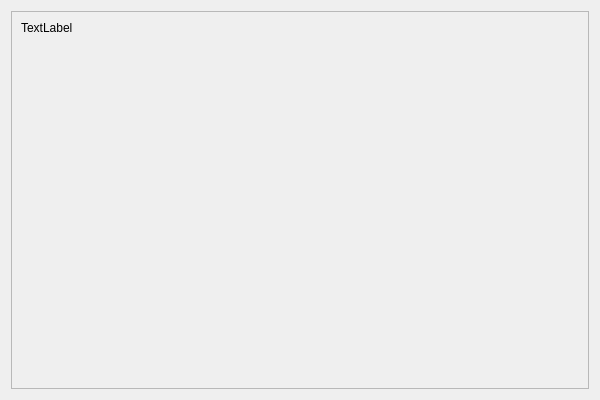
<?xml version="1.0" encoding="UTF-8"?>
<ui version="4.0">
 <class>DocumentationDialog</class>
 <widget class="QDialog" name="DocumentationDialog">
  <property name="geometry">
   <rect>
    <x>0</x>
    <y>0</y>
    <width>600</width>
    <height>400</height>
   </rect>
  </property>
  <property name="windowTitle">
   <string>Documentation</string>
  </property>
  <layout class="QVBoxLayout" name="verticalLayout">
   <item>
    <widget class="QScrollArea" name="scrollArea">
     <property name="widgetResizable">
      <bool>true</bool>
     </property>
     <widget class="QWidget" name="scrollAreaWidgetContents">
      <property name="geometry">
       <rect>
        <x>0</x>
        <y>0</y>
        <width>576</width>
        <height>376</height>
       </rect>
      </property>
      <layout class="QVBoxLayout" name="verticalLayout_2">
       <item>
        <widget class="QLabel" name="labelDocumentation">
         <property name="text">
          <string>TextLabel</string>
         </property>
         <property name="alignment">
          <set>Qt::AlignLeading|Qt::AlignLeft|Qt::AlignTop</set>
         </property>
         <property name="wordWrap">
          <bool>true</bool>
         </property>
        </widget>
       </item>
      </layout>
     </widget>
    </widget>
   </item>
  </layout>
 </widget>
 <resources/>
 <connections/>
</ui>
